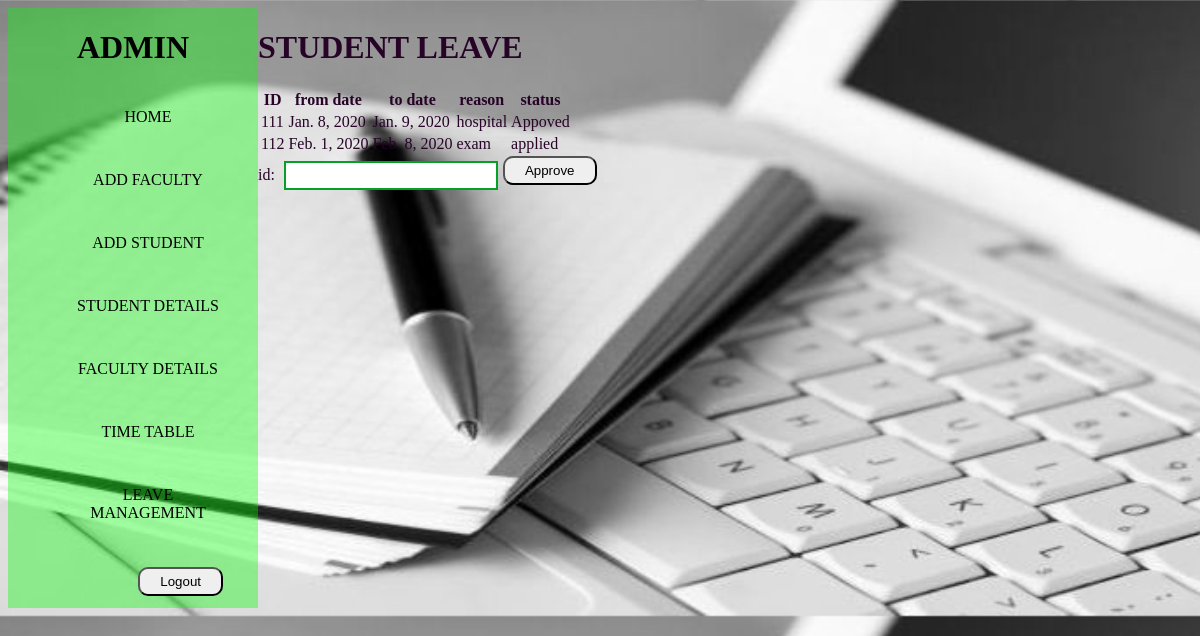
Screenshot of /viewleastu with the database file from the repository.
### attapp/models.py (models this page shows)
class sleave(models.Model):
    sid=models.IntegerField()
    fromdate=models.DateField()
    todate=models.DateField()
    reason=models.CharField(max_length=50)
    status=models.CharField(max_length=10)

### attapp/views.py (the view)
# urls.py: path('viewleastu',views.viewleavest,name='viewleavestud'),
def viewleavest(request):
    qs=sleave.objects.all().filter()
    return render(request,'viewleavestud.html',{'r':qs})

### attapp/templates/viewleavestud.html (shortened to what this page needs)
<!DOCTYPE html>
<html>
<head>
{% load static %}
<link rel="stylesheet"  href="{% static 'css/style.css'%}">
</head>
<body class="bd">
    <div style="display: inline-flex">
    <div class="b">
        <h1>ADMIN</h1>
        <ul>
            <li><a href="{% url 'adminhome' %}"> HOME</a></li>
            <li><a href="{% url 'faculty_signup' %}">ADD FACULTY</a></li>
            <li><a href="{% url 'student_signup'%}">ADD STUDENT</a></li>
            <li><a href="#">STUDENT DETAILS</a>
            </li>
            <li><a href="#">FACULTY DETAILS</a>
            </li>
            <li><a href="">TIME TABLE</a></li>
            <li><a href="">LEAVE MANAGEMENT</a>
            </li>
            <li><form action="{% url 'logout' %}" method="post">
                     <input type="submit" value="Logout" name="logout" class="sbm" >
                </form>
            </li>
        </ul>
        </div>
        <div style="color:rgb(39, 4, 39)">
            <h1>  STUDENT LEAVE </h1>
            <table>
            <thead>
                <tr>
                    <th>ID</th>
                    <th>from date</th>
                    <th>to date </th>
                    <th> reason</th>
                    <th>status</th>
                </tr>
            </thead>
            <tbody>
                {% if r %}
                {%for i in r %}
                <tr>
                   <td>{{i.sid}}</td>
                    <td>{{i.fromdate}}</td>
                    <td>{{i.todate}}</td>
                    <td>{{i.reason}}</td>
                    <td>{{i.status}}</td>
                </tr>
                {%endfor %}
                {%endif %}
            </tbody>
        </table>
            <form action="{% url 'aprv' %}" method="post">
               id: <input type="text" name="sid" class="inp">
               <input type="submit" value="Approve" name="aprv" class="sbm">
            </form>
        </div>
    </div>
</body>
</html>

### attapp/static/css/style.css (style rules this page uses)
.bd { background-image:url("../img/log2.jpeg"); background-size:cover; }
.b { width:250px; height:600px; background-color:rgba(0, 255, 0, 0.37); text-align:center; }
.b ul { display:block; list-style-type:none; }
.b ul li { width:150px; padding:20px; border-radius:20px; margin:5px; }
.b ul li a { text-decoration:none; color:black; }
.inp { width:200px; padding:5px; margin:5px; outline:none; border:2px solid rgb(5, 160, 38); transition:1s; }
.sbm { padding:5px 20px; float:right; border-radius:10px; }

### rows the page displays
sleave: sid "111", fromdate "Jan. 8, 2020", todate "Jan. 9, 2020", reason "hospital", status "Appoved"
sleave: sid "112", fromdate "Feb. 1, 2020", todate "Feb. 8, 2020", reason "exam", status "applied"
